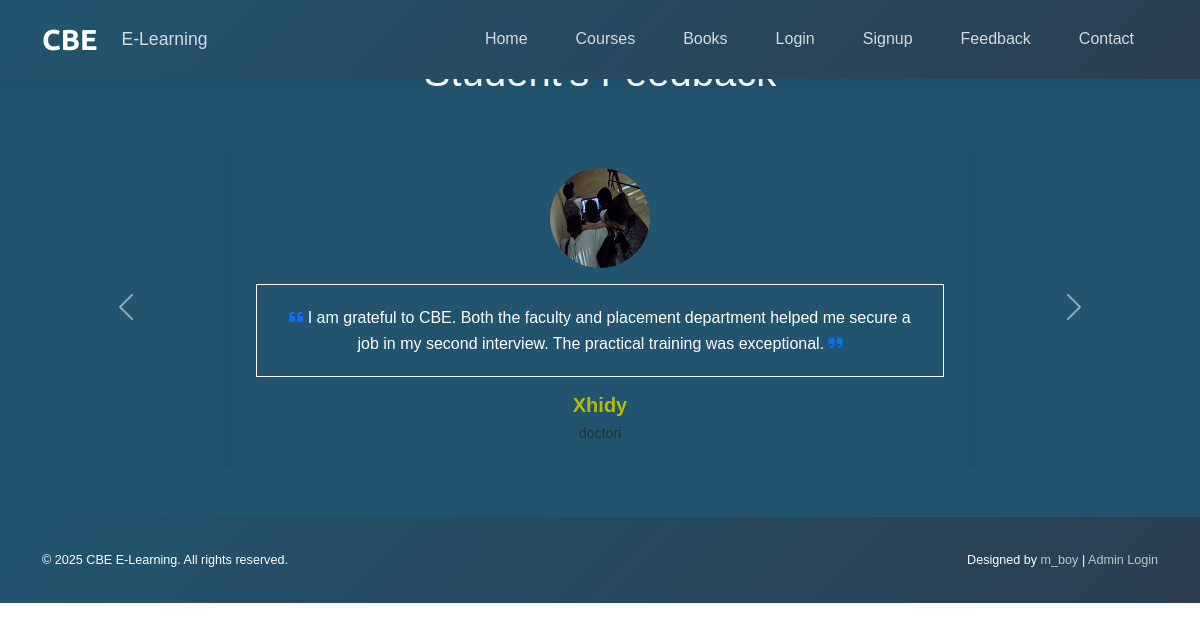
The page /Feedback.php on the database its author committed.
### tables this page shows
CREATE TABLE `feedback` (
  `f_id` int(11) NOT NULL,
  `f_content` text NOT NULL,
  `stud_id` int(11) NOT NULL
);

CREATE TABLE `student` (
  `stud_id` int(11) NOT NULL,
  `studname` varchar(255) NOT NULL,
  `studreg` varchar(255) DEFAULT NULL,
  `stuemail` varchar(255) NOT NULL,
  `stupass` varchar(255) NOT NULL,
  `stu_occ` text DEFAULT NULL,
  `stu_img` text DEFAULT NULL
);

### Feedback.php (the view, shortened to what this page needs)
<?php
include("./templates/header.php");
include("./dbconnection.php");
?>
<div class="container-fluid py-5" style="background-color: var(--primary-color);" id="Feedback">
    <div class="container">
        <h1 class="text-center text-white mb-5">Student's Feedback</h1>
        <div id="feedbackCarousel" class="carousel slide" data-bs-ride="carousel">
            <div class="carousel-inner">
                <?php
                $sql = "SELECT s.studname, s.stu_occ, s.stu_img, f.f_content FROM student
                        AS s JOIN feedback AS f ON s.stud_id = f.stud_id";
                $result = $conn->query($sql);
                if($result->num_rows > 0) {
                    $active = true;
                    while($row = $result->fetch_assoc()) {
                        $s_img = $row["stu_img"];
                        $n_img = str_replace('..', '.', $s_img);
                ?>
                <div class="carousel-item <?php echo $active ? 'active' : ''; ?>">
                    <div class="row justify-content-center">
                        <div class="col-lg-8">
                            <div class="feedback-content text-center p-4">
                                <img src="<?php echo $n_img ?>" alt="<?php echo $row['studname'] ?>"
                                     class="rounded-circle mb-3" width="100" height="100">
                                <div class="feedback-text mb-3">
                                    <i class="fas fa-quote-left text-primary mr-2"></i>
                                    <?php echo $row['f_content']; ?>
                                    <i class="fas fa-quote-right text-primary ml-2"></i>
                                </div>
                                <h5 class="card-name mb-1"><?php echo $row['studname'] ?></h5>
                                <small class="text-muted"><?php echo $row['stu_occ'] ?></small>
                            </div>
                        </div>
                    </div>
                </div>
                <?php
                        $active = false;
                    }
                }
                ?>
            </div>
            <button class="carousel-control-prev" type="button" data-bs-target="#feedbackCarousel" data-bs-slide="prev">
                <span class="carousel-control-prev-icon" aria-hidden="true"></span>
            </button>
            <button class="carousel-control-next" type="button" data-bs-target="#feedbackCarousel" data-bs-slide="next">
                <span class="carousel-control-next-icon" aria-hidden="true"></span>
            </button>
        </div>
    </div>
</div>
<?php include("./templates/footer.php"); ?>

### css/style.css (style rules this page uses)
.container-fluid { background-color: rgb(18, 18, 107) }
.feedback-content { box-shadow: 0 5px 25px rgba(0,0,0,0.1); }
.feedback-text { color: #fff; line-height: 1.6; margin-bottom: 15px; border: 1px solid #fff; padding: 20px; }
.card-name { font-weight: bold; color: rgb(184, 184, 6); margin-bottom: 5px; }

### templates/header.php (style rules this page uses)
:root { --primary-color: #225470; --secondary-color: #2c3e50; --accent-color: #4e73df; --light-color: #f8f9fa; --dark-color: #343a40; }
body { font-family: 'Poppins', sans-serif; overflow-x: hidden; }

### rows shown on the page
feedback: stud.stu_img (picture), f_content "I am grateful to CBE. Both the faculty and placement department helped me secure a job in my second interview. The practical training was exceptional.", stud.studname "Xhidy", stud.stu_occ "doctori"
